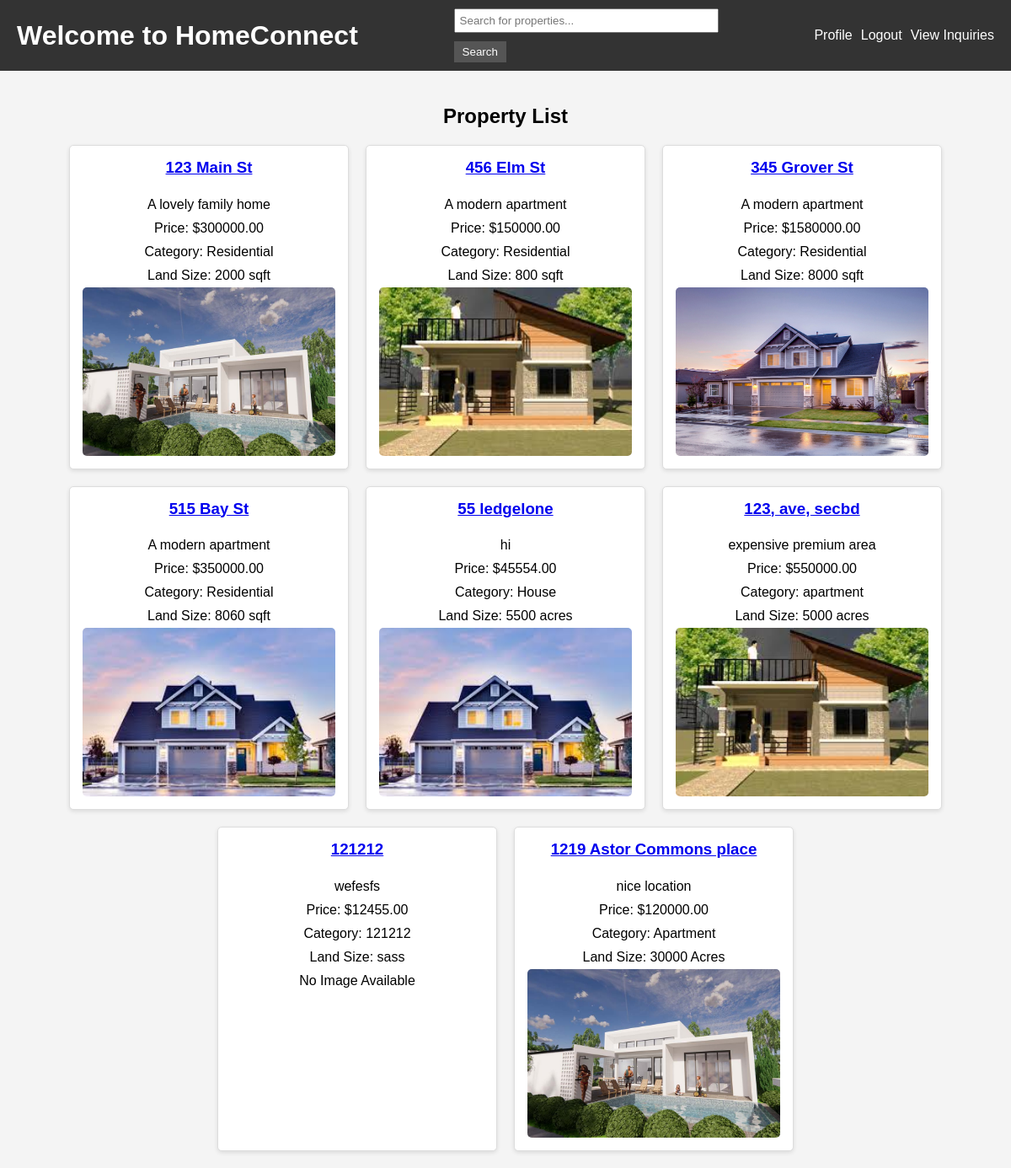
The app's page /properties/ (signed in), older data.
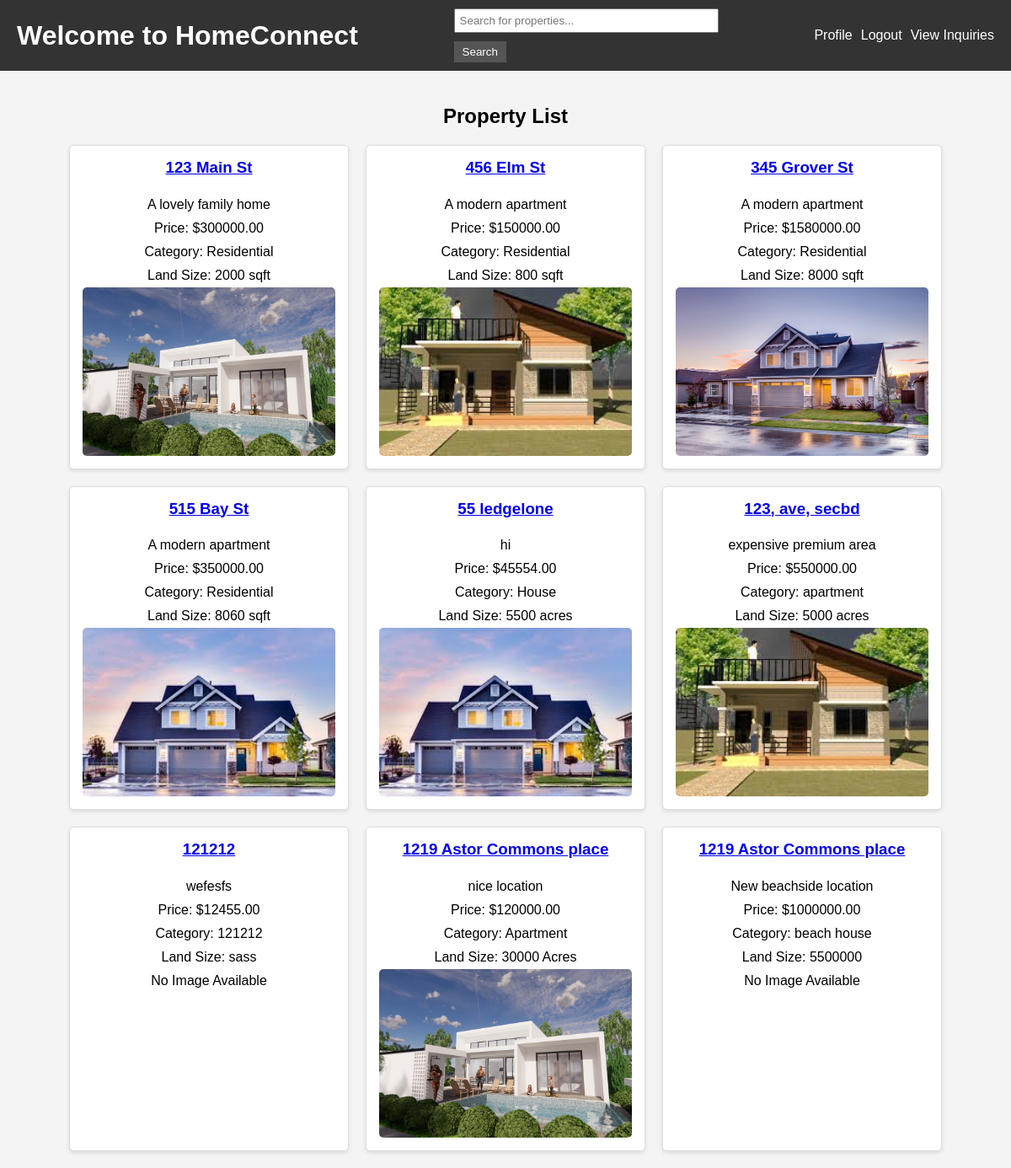
The same page, newer data.
### core/models.py (models this page shows, shortened)
class Property(models.Model):
    property_purchaser = models.ForeignKey(PropertyPurchaser, on_delete=models.CASCADE)
    address = models.CharField(max_length=255)
    description = models.TextField()
    price = models.DecimalField(max_digits=10, decimal_places=2)
    category = models.CharField(max_length=50)
    land_size = models.CharField(max_length=50)
    image = models.ImageField(upload_to='property_images/', null=True, blank=True)
    salesperson = models.ForeignKey(Salesperson, on_delete=models.CASCADE, related_name='properties', null=True, blank=True)

### core/views.py (the view)
# urls.py: path('properties/', views.property_list, name='property_list'),
@login_required
def property_list(request):
    properties = Property.objects.all()
    return render(request, 'property_list.html', {'properties': properties})

### core/templates/property_list.html (shortened to what this page needs)
{% extends "base.html" %}
{% block content %}
    <h2>Property List</h2>
    <div class="property-list">
        {% for property in properties %}
            <div class="property">
                <h3><a href="{% url 'property_detail' property.id %}">{{ property.address }}</a></h3>
                <p>{{ property.description }}</p>
                <p>Price: ${{ property.price }}</p>
                <p>Category: {{ property.category }}</p>
                <p>Land Size: {{ property.land_size }}</p>
                {% if property.image %}
                    <img src="{{ property.image.url }}" alt="Property Image">
                {% else %}
                    <p>No Image Available</p>
                {% endif %}
            </div>
        {% endfor %}
    </div>
{% endblock %}

Row changes from the older to the newer data that the page shows:
added Property: address "1219 Astor Commons place", description "New beachside location", price "1000000.00", category "beach house", land_size "5500000", image "No Image Available"
